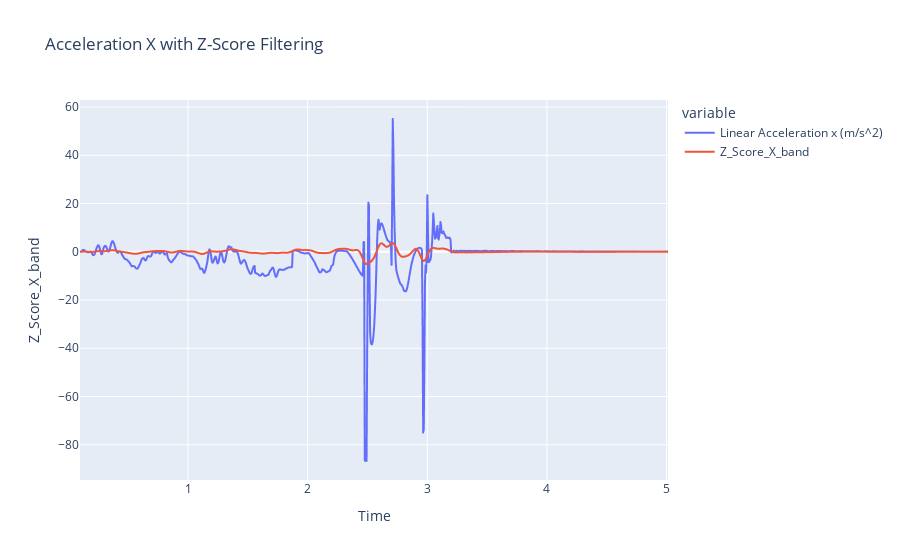
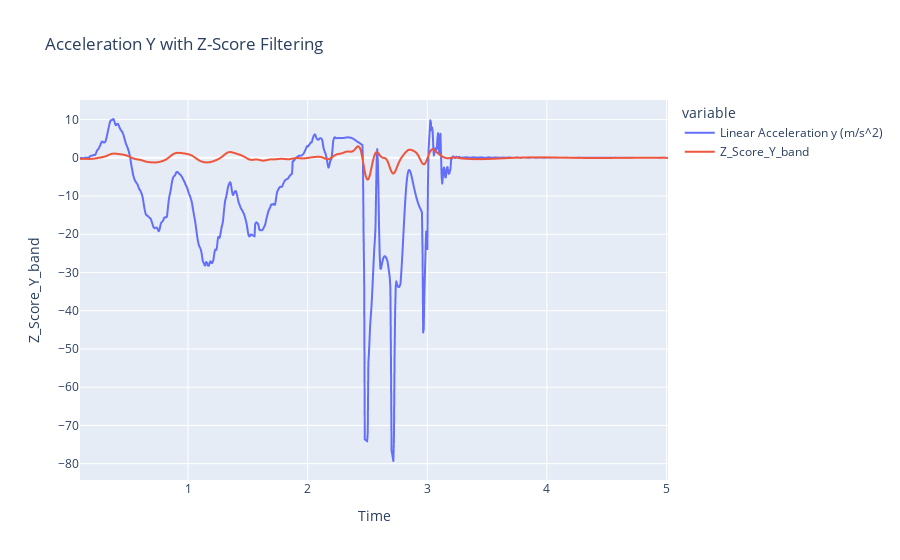
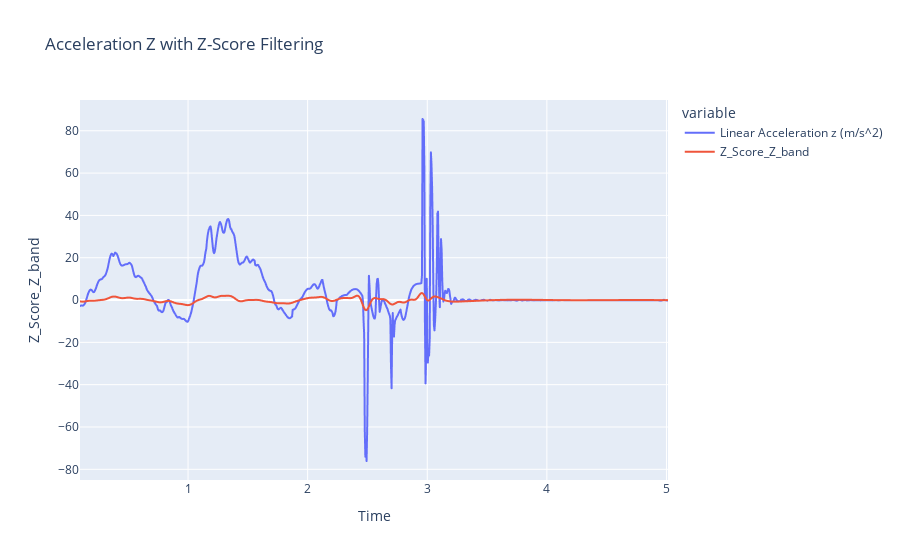

Here is the notebook cell these charts were saved with, in order:
### Code cell
# Berechnung der Z-Scores für jede Spalte (X, Y, Z)
filtered_new_data['Z_Score_X_band'] = stats.zscore(filtered_new_data['filtered_X_band'])
filtered_new_data['Z_Score_Y_band'] = stats.zscore(filtered_new_data['filtered_Y_band'])
filtered_new_data['Z_Score_Z_band'] = stats.zscore(filtered_new_data['filtered_Z_band'])

# Festlegen eines Schwellenwerts für Z-Scores, ab dem ein Punkt als Ausreißer betrachtet wird
z_score_threshold = 4

# Filtern der Ausreißer aus dem filterd_new_data (nur wenn alle drei Achsen unterhalb des Threshold liegen sind Daten ok)
new_data = new_data[(abs(stats.zscore(new_data['Linear Acceleration x (m/s^2)'])) <= z_score_threshold) &
                    (abs(stats.zscore(new_data['Linear Acceleration y (m/s^2)'])) <= z_score_threshold) &
                    (abs(stats.zscore(new_data['Linear Acceleration z (m/s^2)'])) <= z_score_threshold)]

# Jetzt enthält 'filtered_new_data' nur noch die Datenpunkte, die nicht als Ausreißer betrachtet werden.
print(filtered_new_data.shape)

#Plotting
plot_filter(filtered_new_data, 'Linear Acceleration x (m/s^2)', 'Z_Score_X_band', 'Acceleration X with Z-Score Filtering')
plot_filter(filtered_new_data, 'Linear Acceleration y (m/s^2)', 'Z_Score_Y_band', 'Acceleration Y with Z-Score Filtering')
plot_filter(filtered_new_data, 'Linear Acceleration z (m/s^2)', 'Z_Score_Z_band', 'Acceleration Z with Z-Score Filtering')

### Figure 1 — Plotly figure (JSON) as saved in the notebook; plotly's stock layout.template omitted (floating-point values rounded to 4 significant figures; data arrays with more than 128 entries replaced by an {"elided": "..."} marker saying what was removed)
{"data": [{"hovertemplate": "variable=Linear Acceleration x (m/s^2)<br>Time (s)=%{x}<br>value=%{y}<extra></extra>", "legendgroup": "Linear Acceleration x (m/s^2)", "line": {"color": "#636efa", "dash": "solid"}, "marker": {"symbol": "circle"}, "mode": "lines", "name": "Linear Acceleration x (m/s^2)", "showlegend": true, "type": "scattergl", "x": {"elided": "988 float values"}, "xaxis": "x", "y": {"elided": "988 float values"}, "yaxis": "y"}, {"hovertemplate": "variable=Z_Score_X_band<br>Time (s)=%{x}<br>value=%{y}<extra></extra>", "legendgroup": "Z_Score_X_band", "line": {"color": "#EF553B", "dash": "solid"}, "marker": {"symbol": "circle"}, "mode": "lines", "name": "Z_Score_X_band", "showlegend": true, "type": "scattergl", "x": {"elided": "988 float values"}, "xaxis": "x", "y": {"elided": "988 float values"}, "yaxis": "y"}], "layout": {"legend": {"title": {"text": "variable"}, "tracegroupgap": 0}, "title": {"text": "Acceleration X with Z-Score Filtering"}, "xaxis": {"anchor": "y", "domain": [0, 1], "title": {"text": "Time"}}, "yaxis": {"anchor": "x", "domain": [0, 1], "title": {"text": "Z_Score_X_band"}}}}

### Figure 2 — Plotly figure (JSON) as saved in the notebook; plotly's stock layout.template omitted (floating-point values rounded to 4 significant figures; data arrays with more than 128 entries replaced by an {"elided": "..."} marker saying what was removed)
{"data": [{"hovertemplate": "variable=Linear Acceleration y (m/s^2)<br>Time (s)=%{x}<br>value=%{y}<extra></extra>", "legendgroup": "Linear Acceleration y (m/s^2)", "line": {"color": "#636efa", "dash": "solid"}, "marker": {"symbol": "circle"}, "mode": "lines", "name": "Linear Acceleration y (m/s^2)", "showlegend": true, "type": "scattergl", "x": {"elided": "988 float values"}, "xaxis": "x", "y": {"elided": "988 float values"}, "yaxis": "y"}, {"hovertemplate": "variable=Z_Score_Y_band<br>Time (s)=%{x}<br>value=%{y}<extra></extra>", "legendgroup": "Z_Score_Y_band", "line": {"color": "#EF553B", "dash": "solid"}, "marker": {"symbol": "circle"}, "mode": "lines", "name": "Z_Score_Y_band", "showlegend": true, "type": "scattergl", "x": {"elided": "988 float values"}, "xaxis": "x", "y": {"elided": "988 float values"}, "yaxis": "y"}], "layout": {"legend": {"title": {"text": "variable"}, "tracegroupgap": 0}, "title": {"text": "Acceleration Y with Z-Score Filtering"}, "xaxis": {"anchor": "y", "domain": [0, 1], "title": {"text": "Time"}}, "yaxis": {"anchor": "x", "domain": [0, 1], "title": {"text": "Z_Score_Y_band"}}}}

### Figure 3 — Plotly figure (JSON) as saved in the notebook; plotly's stock layout.template omitted (floating-point values rounded to 4 significant figures; data arrays with more than 128 entries replaced by an {"elided": "..."} marker saying what was removed)
{"data": [{"hovertemplate": "variable=Linear Acceleration z (m/s^2)<br>Time (s)=%{x}<br>value=%{y}<extra></extra>", "legendgroup": "Linear Acceleration z (m/s^2)", "line": {"color": "#636efa", "dash": "solid"}, "marker": {"symbol": "circle"}, "mode": "lines", "name": "Linear Acceleration z (m/s^2)", "showlegend": true, "type": "scattergl", "x": {"elided": "988 float values"}, "xaxis": "x", "y": {"elided": "988 float values"}, "yaxis": "y"}, {"hovertemplate": "variable=Z_Score_Z_band<br>Time (s)=%{x}<br>value=%{y}<extra></extra>", "legendgroup": "Z_Score_Z_band", "line": {"color": "#EF553B", "dash": "solid"}, "marker": {"symbol": "circle"}, "mode": "lines", "name": "Z_Score_Z_band", "showlegend": true, "type": "scattergl", "x": {"elided": "988 float values"}, "xaxis": "x", "y": {"elided": "988 float values"}, "yaxis": "y"}], "layout": {"legend": {"title": {"text": "variable"}, "tracegroupgap": 0}, "title": {"text": "Acceleration Z with Z-Score Filtering"}, "xaxis": {"anchor": "y", "domain": [0, 1], "title": {"text": "Time"}}, "yaxis": {"anchor": "x", "domain": [0, 1], "title": {"text": "Z_Score_Z_band"}}}}
